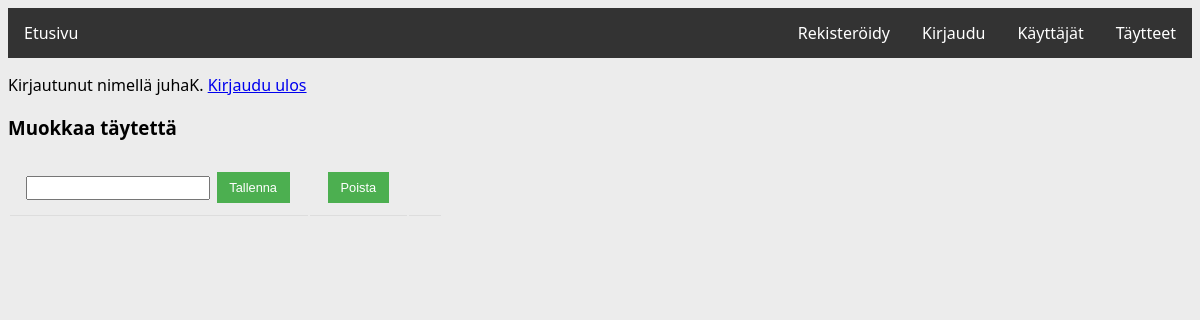
/taytteet/5/ (signed in), run on an earlier commit of the app's database.
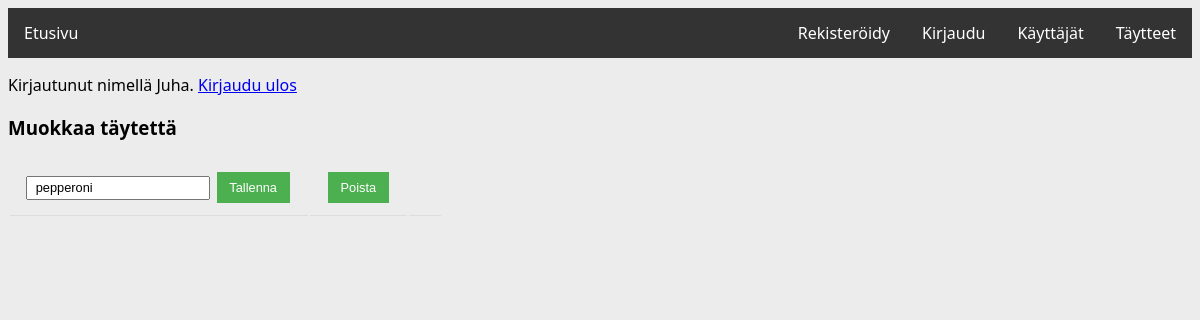
And on a later commit of the database.
### application/auth/models.py (models this page shows, shortened)
class User(db.Model):
    __tablename__ = "account"
    id = db.Column(db.Integer, primary_key=True)
    name = db.Column(db.String(144), nullable=False)
    phone = db.Column(db.Integer, nullable=False)
    address = db.Column(db.String(144), nullable=False)
    username = db.Column(db.String(144), nullable=False)
    password = db.Column(db.String(144), nullable=False)

### application/toppings/models.py (models this page shows, shortened)
class Topping(db.Model):
    __tablename__ = "topping"
    id = db.Column(db.Integer, primary_key=True)
    name = db.Column(db.String(144), nullable=False)

### application/toppings/views.py (the view)
@app.route("/taytteet/<topping_id>/", methods=["GET"])
@login_required
def toppings_get_item(topping_id):
    t = Topping.query.get(topping_id)
    return render_template("toppings/topping.html", topping = t)

### application/__init__.py (called while the page is built)
@login_manager.user_loader
def load_user(user_id):
    return User.query.get(user_id)

### application/templates/toppings/topping.html (shortened to what this page needs)
{% extends "layout.html" %}
{% block body %}
<h3>Muokkaa täytettä</h3>
  <table>
    <tr>
      <td>
        <form method="POST" action="{{ url_for('toppings_set_item', topping_id=topping.id) }}">
          <input type="text" name="name" value="{{ topping.name }}" />
          <input type="submit" value="Tallenna"/>
        </form>
      </td>
      <td>
        <form method="POST" action="{{ url_for('toppings_delete_item', topping_id=topping.id) }}">
            <input type="submit" value="Poista"/>
        </form>
    </td>
    <td>
    </td>
    </tr>
  </table>
{% endblock %}

### application/templates/layout.html (shortened to what this page needs)
<!DOCTYPE html>
  <html>
    <head>
      <link rel="stylesheet" href="{{ url_for('static', filename='css/main.css') }}">
    </head>
    <body>
      <ul id="menu">
        <li><a href="/">Etusivu</a></li>
	      <li style="float:right"><a href="{{ url_for('toppings_index') }}">Täytteet</a></li>
        <li style="float:right"><a href="{{ url_for('user_index') }}">Käyttäjät</a></li>
        <li style="float:right"><a href="{{ url_for('auth_login') }}">Kirjaudu</a></li>
        <li style="float:right"><a href="{{ url_for('auth_signup') }}">Rekisteröidy</a></li>
      </ul>
      {% if current_user.is_authenticated %}
      <p>
        Kirjautunut nimellä {{ current_user.name }}. <a href="{{ url_for('auth_logout') }}">Kirjaudu ulos</a>
      </p>
      {% else %}
      <p>
        <a href="{{ url_for('auth_login') }}">Kirjaudu sisään</a>
      </p>
      {% endif %}
      {% block body %}{% endblock %}
    </body>
  </html>

What changed in the data, as far as the page shows it:
changed User: name "juhaK" → "Juha"
added Topping: name "pepperoni"
